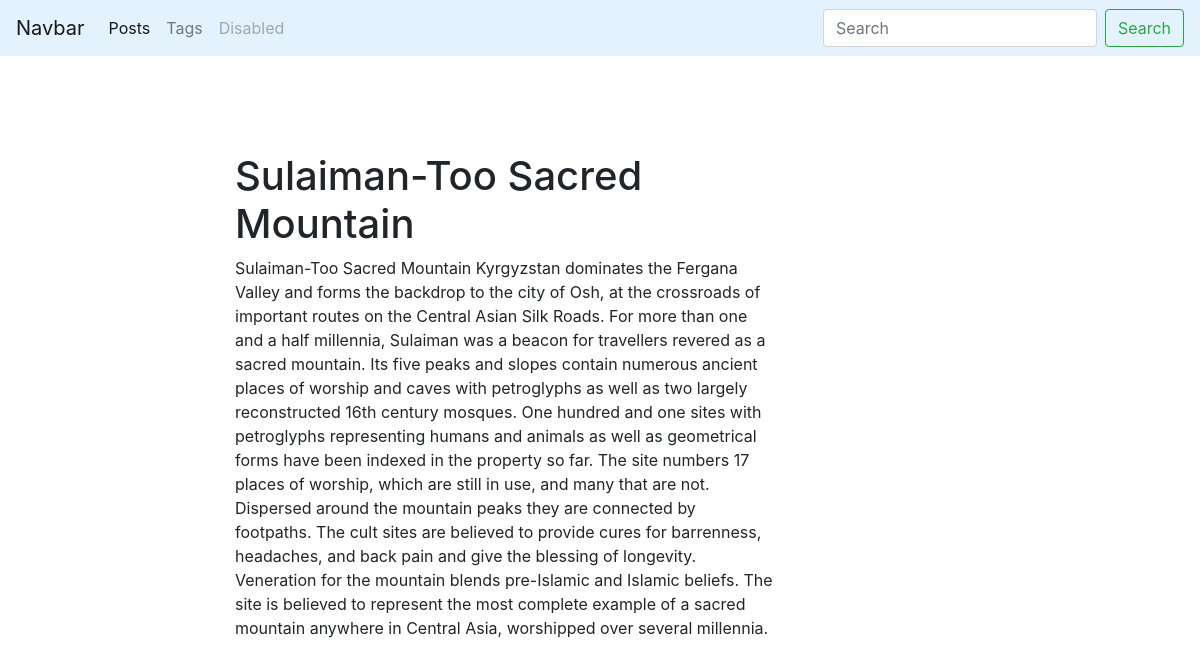
The page /blog/post/sluiman_too/ on the database its author committed.
### blog/models.py (models this page shows, shortened)
class Post(models.Model):
    title = models.CharField(max_length = 150, db_index = True)
    slug = models.SlugField(max_length =150, unique = True)
    body = models.TextField(blank = True, db_index = True)
    tags = models.ManyToManyField('Tag', blank=True, related_name = 'posts')
    date_pub = models.DateTimeField(auto_now_add = True)

### blog/views.py (the view)
# urls.py: path('post/<str:slug>/', PostDetail.as_view(), name='post_detail_url'),
class PostDetail(ObjectDetailMixin,View):
    model = Post
    template = 'blog/post_detail.html'

### blog/utils.py (called while the page is built)
    def get(self,request, slug):
        obj = get_object_or_404(self.model, slug__iexact= slug)
        return render (request, self.template,
        context = {self.model.__name__.lower() : obj})

### blog/templates/blog/post_detail.html (shortened to what this page needs)
{% extends 'blog/base_blog.html' %}
{% block content %}
  <h1 class = "mt-5">
    {{ post.title }}
  </h1>
  <p>
    {{ post.body }}
  </p>
  {% endblock %}

### rows shown on the page
Post: title "Sulaiman-Too Sacred Mountain", body "Sulaiman-Too Sacred Mountain Kyrgyzstan dominates the Fergana Valley and forms the backdrop to the city of Osh, at the crossroads of important routes on the Central Asian Silk Roads. For more than one and a half millennia, Sulaiman was a beacon for travellers revered as a sacred mountain. Its five peaks and slopes contain numerous ancient places of worship and caves with petroglyphs as well as two largely reconstructed 16th century mosques. One hundred and one sites with petroglyphs representing humans and animals as well as geometrical forms have been indexed in the property so far. The site numbers 17 places of worship, which are still in use, and many that are not. Dispersed around the…"
